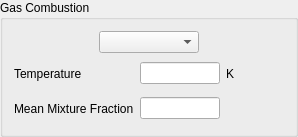
    <widget class="QGroupBox" name="groupBoxGasCombustion">
     <property name="toolTip">
      <string>&lt;html&gt;&lt;head/&gt;&lt;body&gt;&lt;p&gt;&lt;span style=&quot; font-size:9pt;&quot;&gt;Specify the temperature and/or the mean mixture fraction for the selected inlet boundary condition in case of gas combustion.&lt;/span&gt;&lt;/p&gt;&lt;/body&gt;&lt;/html&gt;</string>
     </property>
     <property name="title">
      <string>Gas Combustion</string>
     </property>
     <layout class="QGridLayout" name="gridLayout_5">
      <item row="0" column="0">
       <layout class="QVBoxLayout" name="verticalLayout_3">
        <item>
         <layout class="QGridLayout" name="_9">
          <property name="leftMargin">
           <number>0</number>
          </property>
          <property name="topMargin">
           <number>0</number>
          </property>
          <property name="rightMargin">
           <number>0</number>
          </property>
          <property name="bottomMargin">
           <number>0</number>
          </property>
          <property name="spacing">
           <number>6</number>
          </property>
          <item row="0" column="0">
           <spacer>
            <property name="orientation">
             <enum>Qt::Horizontal</enum>
            </property>
            <property name="sizeHint" stdset="0">
             <size>
              <width>40</width>
              <height>20</height>
             </size>
            </property>
           </spacer>
          </item>
          <item row="0" column="2">
           <spacer>
            <property name="orientation">
             <enum>Qt::Horizontal</enum>
            </property>
            <property name="sizeHint" stdset="0">
             <size>
              <width>40</width>
              <height>20</height>
             </size>
            </property>
           </spacer>
          </item>
          <item row="0" column="1">
           <widget class="QComboBox" name="comboBoxTypeInletGasComb">
            <property name="minimumSize">
             <size>
              <width>100</width>
              <height>0</height>
             </size>
            </property>
            <property name="toolTip">
             <string>&lt;html&gt;&lt;head/&gt;&lt;body&gt;&lt;p&gt;&lt;span style=&quot; font-size:9pt;&quot;&gt;For the EBU pre-mixed flame module or the LW pre-mixed flame module, one can choose between burned and unburned gas inlet. The mixing rate and the temperature in K must be specified afterwards.&lt;/span&gt;&lt;/p&gt;&lt;p&gt;&lt;span style=&quot; font-size:9pt;&quot;&gt;For the &amp;quot;3 points&amp;quot; diffusion flame module, one can choose between the “oxidiser inlet” type or the &amp;quot;fuel inlet&amp;quot; type.&lt;/span&gt;&lt;/p&gt;&lt;/body&gt;&lt;/html&gt;</string>
            </property>
           </widget>
          </item>
          <item row="1" column="1">
           <spacer name="verticalSpacer">
            <property name="orientation">
             <enum>Qt::Vertical</enum>
            </property>
            <property name="sizeHint" stdset="0">
             <size>
              <width>16</width>
              <height>0</height>
             </size>
            </property>
           </spacer>
          </item>
         </layout>
        </item>
        <item>
         <layout class="QGridLayout" name="gridLayout_4">
          <item row="0" column="0">
           <widget class="QLabel" name="labelTemperature_2">
            <property name="toolTip">
             <string>&lt;html&gt;&lt;head/&gt;&lt;body&gt;&lt;p&gt;&lt;span style=&quot; font-size:9pt;&quot;&gt;Specify the inlet temperature (in K) of the selected boundary condition.&lt;/span&gt;&lt;/p&gt;&lt;/body&gt;&lt;/html&gt;</string>
            </property>
            <property name="text">
             <string>Temperature</string>
            </property>
           </widget>
          </item>
          <item row="0" column="1">
           <spacer>
            <property name="orientation">
             <enum>Qt::Horizontal</enum>
            </property>
            <property name="sizeHint" stdset="0">
             <size>
              <width>21</width>
              <height>29</height>
             </size>
            </property>
           </spacer>
          </item>
          <item row="0" column="2">
           <widget class="QLineEdit" name="lineEditTemperatureGasComb">
            <property name="maximumSize">
             <size>
              <width>80</width>
              <height>16777215</height>
             </size>
            </property>
            <property name="toolTip">
             <string>&lt;html&gt;&lt;head/&gt;&lt;body&gt;&lt;p&gt;&lt;span style=&quot; font-size:9pt;&quot;&gt;Specify the inlet temperature (in K) of the selected boundary condition.&lt;/span&gt;&lt;/p&gt;&lt;/body&gt;&lt;/html&gt;</string>
            </property>
           </widget>
          </item>
          <item row="0" column="3">
           <widget class="QLabel" name="labelUnitTemp">
            <property name="toolTip">
             <string>&lt;html&gt;&lt;head/&gt;&lt;body&gt;&lt;p&gt;&lt;span style=&quot; font-size:9pt;&quot;&gt;Specify the inlet temperature (in K) of the selected boundary condition.&lt;/span&gt;&lt;/p&gt;&lt;/body&gt;&lt;/html&gt;</string>
            </property>
            <property name="text">
             <string>K</string>
            </property>
           </widget>
          </item>
          <item row="0" column="4">
           <spacer>
            <property name="orientation">
             <enum>Qt::Horizontal</enum>
            </property>
            <property name="sizeHint" stdset="0">
             <size>
              <width>21</width>
              <height>29</height>
             </size>
            </property>
           </spacer>
          </item>
          <item row="1" column="0" colspan="2">
           <widget class="QLabel" name="labelFraction">
            <property name="toolTip">
             <string>&lt;html&gt;&lt;head/&gt;&lt;body&gt;&lt;p&gt;&lt;span style=&quot; font-size:9pt;&quot;&gt;Specify the mean mixture fraction for the selected inlet boundary condition.&lt;/span&gt;&lt;/p&gt;&lt;/body&gt;&lt;/html&gt;</string>
            </property>
            <property name="text">
             <string>Mean Mixture Fraction</string>
            </property>
           </widget>
          </item>
          <item row="1" column="2">
           <widget class="QLineEdit" name="lineEditFraction">
            <property name="maximumSize">
             <size>
              <width>80</width>
              <height>16777215</height>
             </size>
            </property>
            <property name="toolTip">
             <string>&lt;html&gt;&lt;head/&gt;&lt;body&gt;&lt;p&gt;&lt;span style=&quot; font-size:9pt;&quot;&gt;Specify the mean mixture fraction for the selected inlet boundary condition.&lt;/span&gt;&lt;/p&gt;&lt;/body&gt;&lt;/html&gt;</string>
            </property>
           </widget>
          </item>
          <item row="1" column="3" colspan="2">
           <spacer>
            <property name="orientation">
             <enum>Qt::Horizontal</enum>
            </property>
            <property name="sizeHint" stdset="0">
             <size>
              <width>58</width>
              <height>29</height>
             </size>
            </property>
           </spacer>
          </item>
         </layout>
        </item>
       </layout>
      </item>
     </layout>
    </widget>
